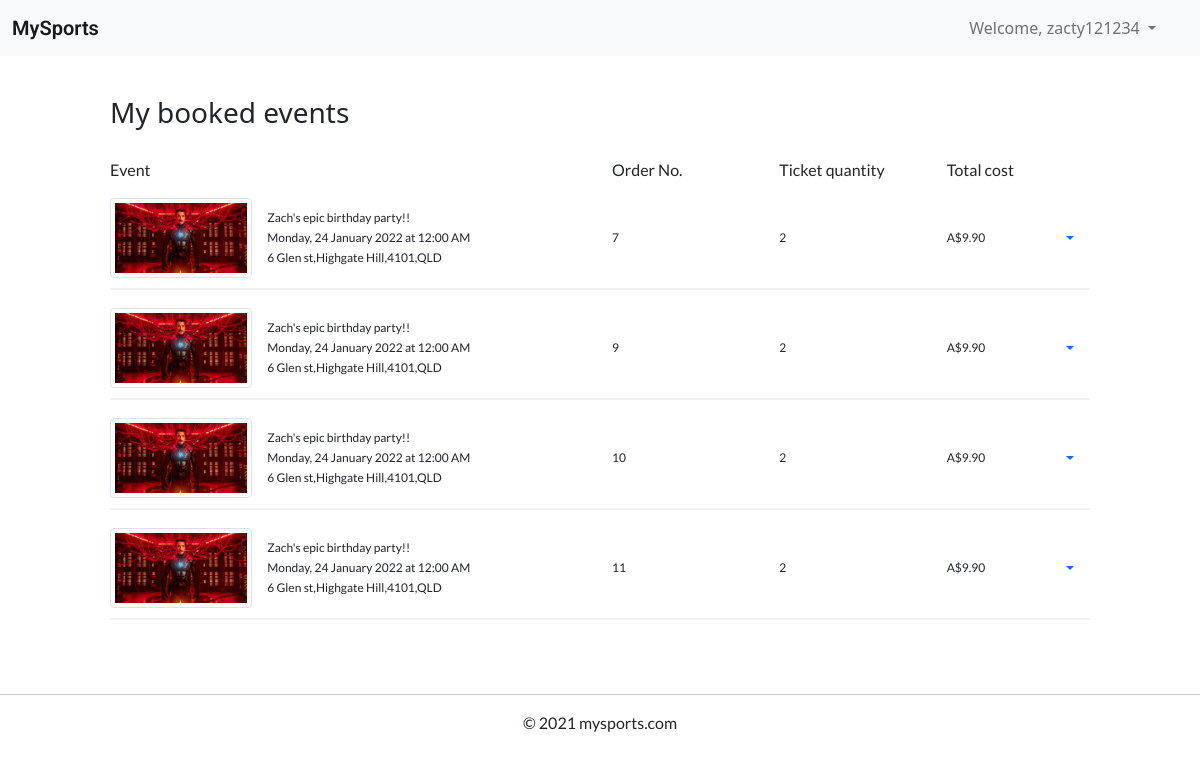
/booked-events (signed in), run on an earlier commit of the app's database.
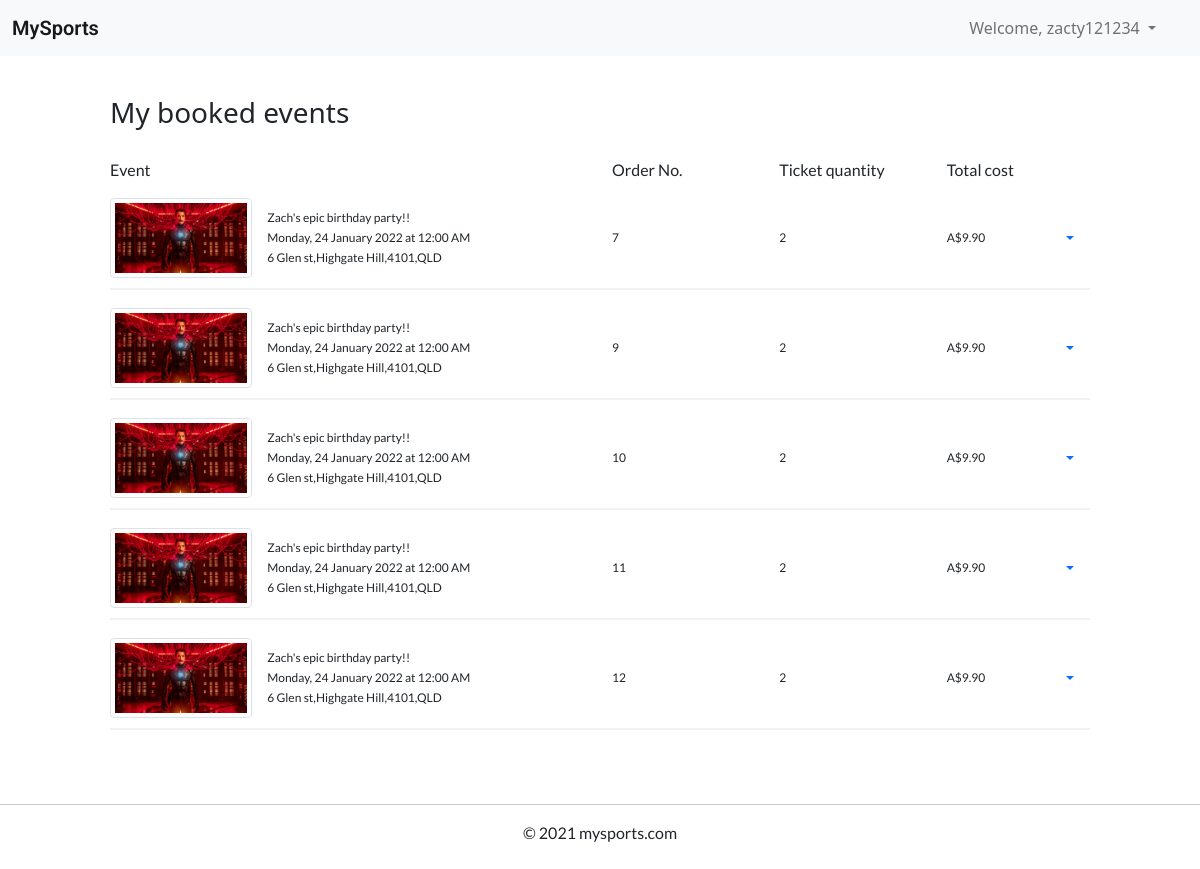
And on a later commit of the database.
### website/models.py (models this page shows, shortened)
class User(db.Model, UserMixin):
    __tablename__='users' # good practice to specify table name
    user_id = db.Column(db.Integer, primary_key=True, autoincrement=True)
    username = db.Column(db.String(20), index=True, unique=True)
    email = db.Column(db.String(100), index=True, unique=True)
    contact_number = db.Column(db.Integer, unique=True, index=True)
    password_hash = db.Column(db.String(255), nullable=False)
    comments = db.relationship('Comment')
    events = db.relationship('Event')
    orders = db.relationship('Order')

class Order(db.Model):
    __tablename__ = 'orders'
    order_id = db.Column(db.Integer, primary_key=True, autoincrement=True)
    ticket_quantity = db.Column(db.Integer(), default=0)
    order_date = db.Column(db.DateTime())
    total_cost = db.Column(db.Float())
    user_id = db.Column(db.Integer, db.ForeignKey('users.user_id'))
    event_id = db.Column(db.Integer, db.ForeignKey('events.event_id'))
    @property
    def event(self) -> Event:
        return Event.query.filter_by(event_id=self.event_id).first()
    @property
    def total_cost(self) -> float:
        return self.ticket_quantity * self.event.price

class Event(db.Model):
    __tablename__ = 'events'
    event_id = db.Column(db.Integer, primary_key=True, autoincrement=True)
    title = db.Column(db.String(80))
    description = db.Column(db.String(2000))
    sport = db.Column(db.String(20))
    image = db.Column(db.String(100))
    venue = db.Column(db.String(50))
    address = db.Column(db.String(150))
    start_time = db.Column(db.DateTime())
    end_time = db.Column(db.DateTime())
    status = db.Column(db.String(15))
    tickets_total = db.Column(db.Integer())
    price = db.Column(db.Float())
    user_id = db.Column(db.Integer(), db.ForeignKey('users.user_id'))
    orders = db.relationship('Order')
    comments = db.relationship('Comment')
    def formatted_time(self, time:datetime):
        return '{}, {} {} {} at {}'.format(get_day(time.weekday()),
                                                time.day,
                                                get_month(time.month - 1),
                                                time.year,
                                                time.strftime("%I:%M %p"))

### website/views.py (the view)
@bp.route('/booked-events')
@login_required
def booked_events():
    orders = current_user.orders
    return render_template('booked_events.html', orders=orders)

### website/models.py (called while the page is built)
def get_day(day:int):
    return days_of_week[day]

def get_month(month:int):
    return months[month]

### website/templates/booked_events.html (shortened to what this page needs)
{% extends "base.html" %}
{% block content %}
<div class="container-fluid">
  <div class="col-12 col-lg-10 mx-auto">
    <div class="div-2"></div>
    <h3>My booked events</h3>
    <div class="div-1"></div>
    <div class="row">
      <div class="col-6">
        <p>Event</p>
      </div>
      <div class="col-2">
        <p>Order No.</p>
      </div>
      <div class="col-2">
        <p>Ticket quantity</p>
      </div>
      <div class="col-2">
        <p>Total cost</p>
      </div>
    </div>
    {% if orders|length > 0 %}
    {% for order in orders %}
    <div class="my-event-container">
      <div class="row">
        <div class="col-6 d-flex">
          <img class="img-fluid img-thumbnail float-left my-auto"
            src="{{ url_for('main.download', filename=order.event.image) }}">
          <div class="my-auto">
            <p>{{ order.event.title }}</p>
            <p>{{ order.event.formatted_time(order.event.start_time) }}</p>
            <p>{{ order.event.address }}</p>
          </div>
        </div>
        <div class="col-2 d-flex">
          <p class="my-auto">{{ order.order_id|string }}</p>
        </div>
        <div class="col-2 d-flex">
          <p class="my-auto">{{ order.ticket_quantity }}</p>
        </div>
        <div class="col-2 d-flex">
          <p class="my-auto">A${{ "%.2f"|format(order.total_cost) }}</p>
          <div class="dropdown my-auto ms-auto">
            <a class="nav-link dropdown-toggle" href="#" data-bs-toggle="dropdown"></a>
          </div>
        </div>
      </div>
    </div>
    <div class="div-1"></div>
    {% endfor %}
    {% else %}
    <div class="div-1"></div>
    <p>You have no booked events to display</p>
    <div class="div-1"></div>
    {% endif %}
  </div>
</div>
<div class="div-2"></div>
{% endblock %}

### website/templates/base.html (shortened to what this page needs)
<!doctype html>
<html>
<head>
  <link rel="stylesheet" href="{{ url_for('static', filename='css/style.css') }}">
    <link href="https://cdn.jsdelivr.net/npm/bootstrap@5.1.0/dist/css/bootstrap.min.css" rel="stylesheet"
>
  </head>
<body>
    <nav class="navbar navbar-expand-lg navbar-light bg-light">
        <div class="container-fluid">
          <a class="navbar-brand" href="{{ url_for('main.index') }}">MySports</a>
          <div class="collapse navbar-collapse" id="navbarScroll">
            <div class="div-1"></div>
              {% if current_user.is_authenticated %}
              <ul class="navbar-nav my-2 my-lg-0 d-flex ms-auto me-4" >
                <li class="nav-item dropdown">
                  <a class="nav-link dropdown-toggle" href="#" id="navbarDropdownMenuLink" role="button" data-bs-toggle="dropdown" aria-expanded="false">
                  Welcome, {{ current_user.username }}
                </a>
                {% endif %}
              </li>
            </ul>
          </div>
        </div>
      </nav>
    <main>
        {% block content %}{% endblock %}
    </main>
    <footer>
        <div class="myfooter">
            <hr>
            <p>© 2021 mysports.com</p>
            <div style="padding: 30px;"></div>
        </div>
    </footer>
</body>
</html>

### website/static/css/style.css (style rules this page uses)
.myfooter { text-align: center; }
.div-1 { padding: 10px; }
.div-2 { padding: 20px; }
p { font-family: 'Lato', sans-serif; }
.navbar-brand { font-family: 'Roboto', sans-serif; font-weight: 600; font-size: 25px; }
body, html { height: 100%; }
div.my-event-container { box-shadow: 0px 2px 0px 0px rgb(0 0 0 / 5%); padding-bottom: 10px; }
div.my-event-container p { font-size: 12px; padding: 0px; margin: 2px 0; }
div.my-event-container img { height: 80px; aspect-ratio: 16 / 9; object-fit: cover; margin-right: 15px; }
.float-left { float: left; }

What changed in the data, as far as the page shows it:
added Order: image (picture), event "Zach's epic birthday party!!", event.formatted_time "Monday, 24 January 2022 at 12:00 AM", event.address "6 Glen st,Highgate Hill,4101,QLD", order_id "12", ticket_quantity "2", total_cost "9.90"
